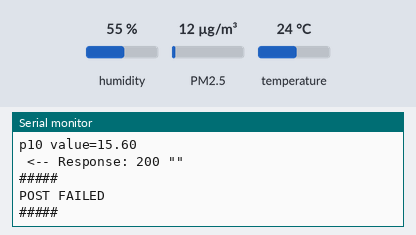
Simulated run of this program. Board: ESP8266 (NodeMCU). Shown: the last lines printed to the serial monitor. The test bench sets the inputs (shaded band); at power-on: humidity 55 %, PM2.5 12 µg/m³, temperature 24 °C. WiFi joins after 1.5 s; servers stay silent unless stated; uploads are accepted with an empty reply.

Above: at 2.7 s.
2.8 s: humidity set to 22 %
At 3.14 s:
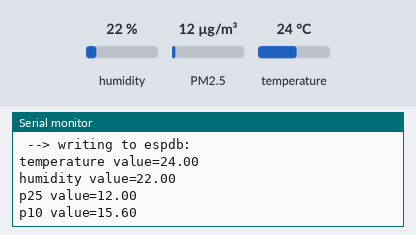
4.6 s: PM2.5 set to 6 µg/m³
At 5.82 s:
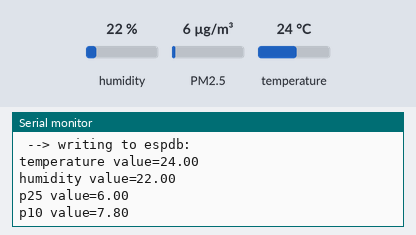
6.4 s: temperature set to 12 °C
At 8.0 s:
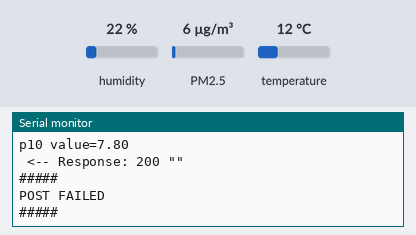
8.2 s: PM2.5 set to 75 µg/m³
At 8.49 s:
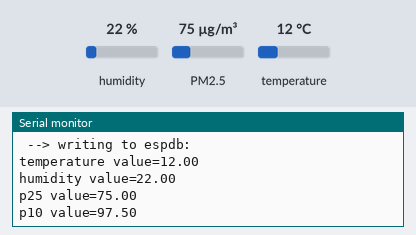
10.0 s: humidity set to 40 %
At 11.17 s:
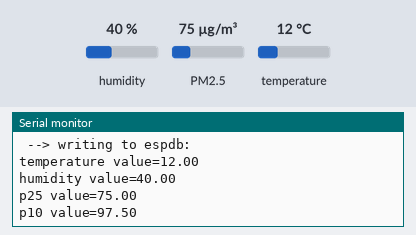
Timing chart, 0 to 12.8 s (numbered marks = the images above; inputs shaded):
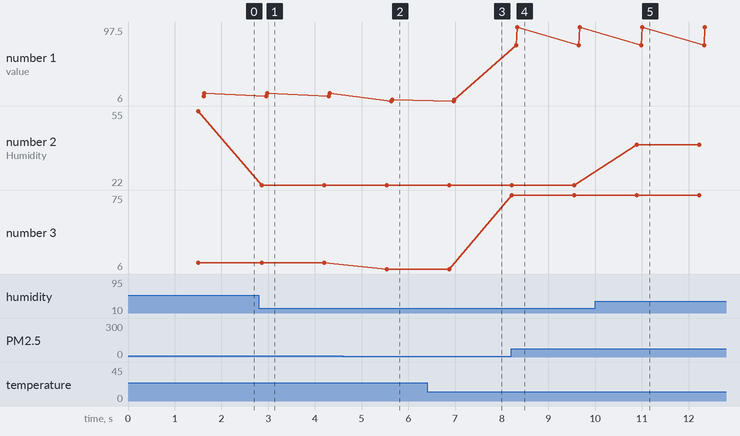

The program:

main.cpp
```cpp
#include <Arduino.h>
#include <DNSServer.h>
#include <ESP8266WebServer.h>
#include "WiFiManager.h"
#include <SDS011.h>
#include "DHT.h"
#include <Adafruit_Sensor.h>
#include <DHT_U.h>
#include <InfluxDb.h>

static const uint32_t GPSBaud = 9600;

// Setup DHT22
#define DHTPIN D7
#define DHTTYPE DHT22

DHT_Unified dht(DHTPIN, DHTTYPE);

//Setup SDS011
#define RXPIN D1
#define TXPIN D2
SDS011 my_sds;

// Setup InfluxDB
#define INFLUXDB_HOST "141.5.108.58"
#define INFLUXDB_PORT "8086"
#define INFLUXDB_DATABASE "espdb"

Influxdb influx(INFLUXDB_HOST);

// Define vars
float p10, p25;
float temp, humid;

int error;
uint32_t delayMS;


void setup()
{
  Serial.begin(9600);
  Serial.setTimeout(2000);

  // Wait for serial to initialize.
  while (!Serial){ }

  dht.begin();

  sensor_t sensor;
  dht.temperature().getSensor(&sensor);
  Serial.println(sensor.name);

  dht.humidity().getSensor(&sensor);
  Serial.println(sensor.name);

  // delayMS = sensor.min_delay / 1000;
  delayMS = 1000;

  // Setup WiFI
  WiFiManager wifiManager;
  wifiManager.autoConnect("NodeMCU-Arduino-PlatformIO");
  Serial.println("Connected!");

  // Setup SDS011
  my_sds.begin(RXPIN, TXPIN);

  // Set Influx Database
  influx.setDb(INFLUXDB_DATABASE);

}

void loop()
{
  // Get temperature event and print value
  sensors_event_t event;
  dht.temperature().getEvent(&event);
  temp = event.temperature;
  if (isnan(event.temperature))
  {
    Serial.println(F("Error reading temperature!"));
  }
  else
  {
    Serial.print(F("Temperature: "));
    Serial.print(temp);
    Serial.println(F("°C"));
  }

  // Get humidity
  dht.humidity().getEvent(&event);
  humid = event.relative_humidity;
  if (isnan(event.relative_humidity))
  {
    Serial.println(F("Error reading humidity!"));
  }
  else
  {
    Serial.print(F("Humidity: "));
    Serial.print(humid);
    Serial.println(F("%"));
  }

  // Read SDS011
  error = my_sds.read(&p25, &p10);
  if (!error)
  {
    Serial.println("P2.5: " + String(p25));
    Serial.println("P10:  " + String(p10));
  }

  // Send to InfluxDB
  Serial.println("Collecting measurements...");

  InfluxData measurement_temp("temperature");
  measurement_temp.addValue("value", temp);
  influx.prepare(measurement_temp);

  InfluxData measurement_humid("humidity");
  measurement_humid.addValue("value", humid);
  influx.prepare(measurement_humid);

  InfluxData measurement_p25("p25");
  measurement_p25.addValue("value", p25);
  influx.prepare(measurement_p25);

  InfluxData measurement_p10("p10");
  measurement_p10.addValue("value", p10);
  influx.prepare(measurement_p10);

  boolean success = influx.write();

  delay(delayMS);
}
```

Measured:
- after the input at 2.8 s, the serial monitor: prints a new line after 0.06 s (image 1)
- after the input at 4.6 s, the serial monitor: prints a new line after 0.94 s (image 2)
- after the input at 6.4 s, the serial monitor: prints a new line after 0.47 s (image 3)
- after the input at 8.2 s, the serial monitor: prints a new line at once (image 4)
- after the input at 10.0 s, the serial monitor: prints a new line after 0.89 s (image 5)
- plotted number 1: 15.6 → 7.8 after the input at 4.6 s, 7.8 → 97.5 after the input at 8.2 s
- plotted number 2: 22 → 40 after the input at 10.0 s
- plotted number 3: 12 → 6 after the input at 4.6 s, 6 → 75 after the input at 8.2 s
